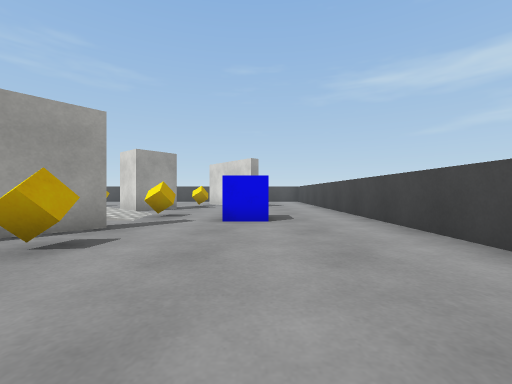
view 1 (above)

17 first-person views from a walk through a scene from a Unity 3-D project. The camera is 0.64 m above the floor, looks level and sees 90° across. The floor is counted in squares, 1 m on a side. Each view is taken from the middle of a square. On the plan, view 1 faces up. The plan holds only what a view shows up to about 9 squares ahead; the rest is blank. The player is left out. Surface patterns are stand-ins for the level's own textures.

view 2
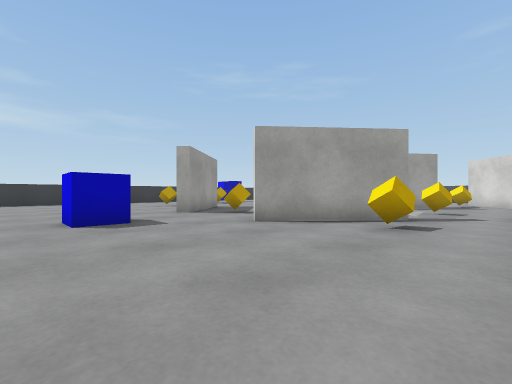

view 3
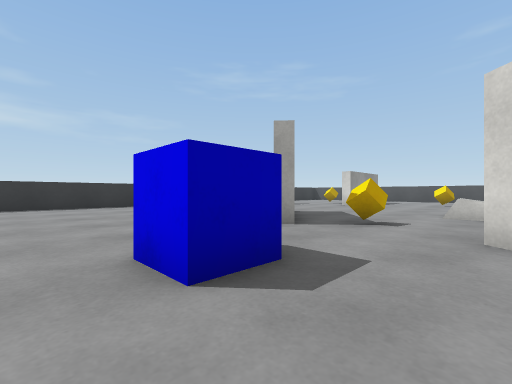

view 4
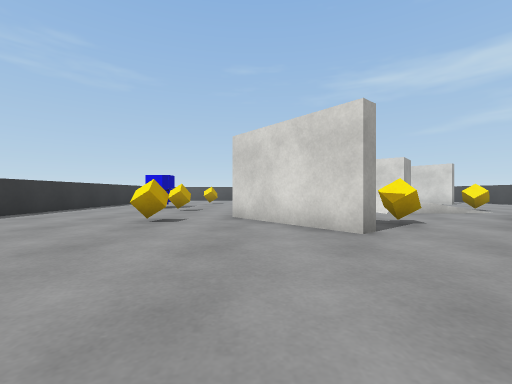

view 5
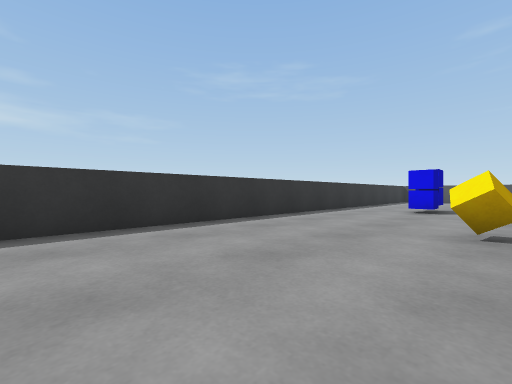

view 6
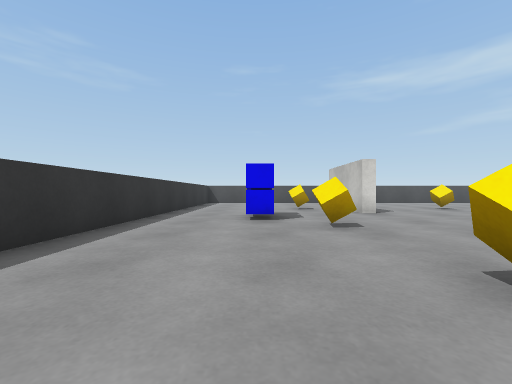

view 7
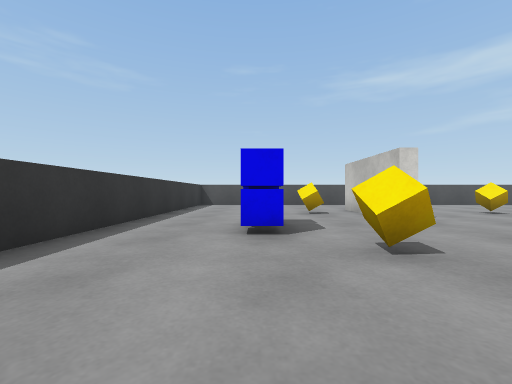

view 8
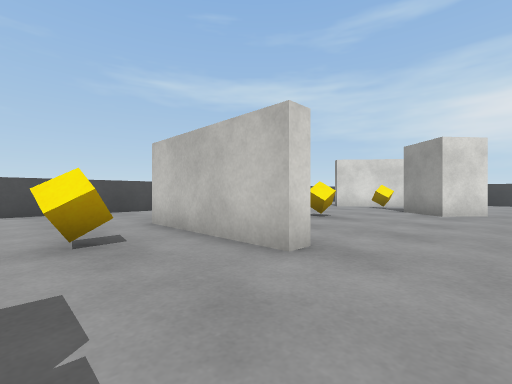

view 9
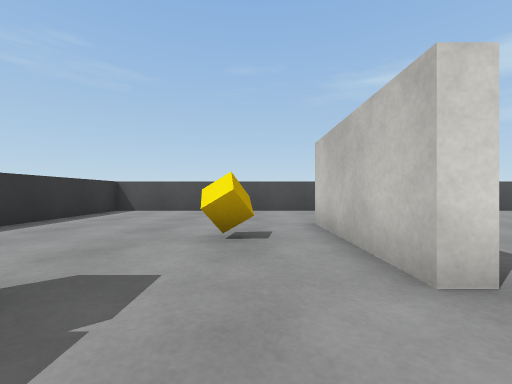

view 10
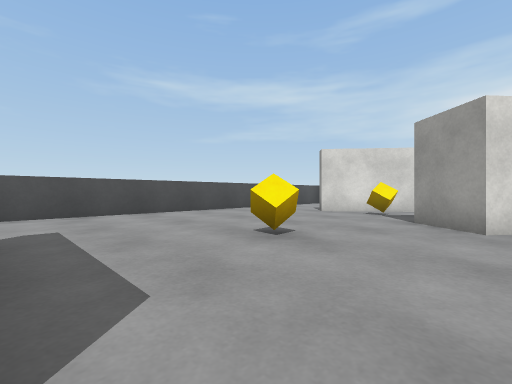

view 11
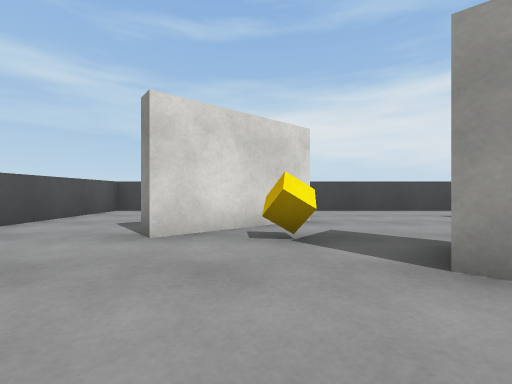

view 12
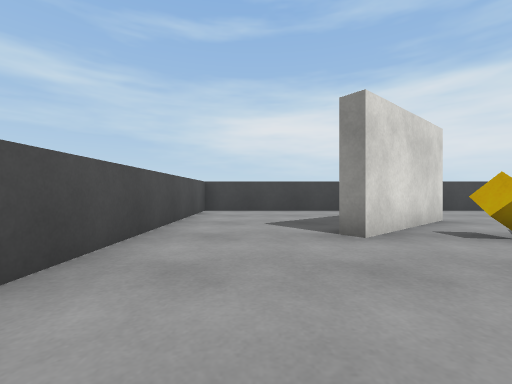

view 13
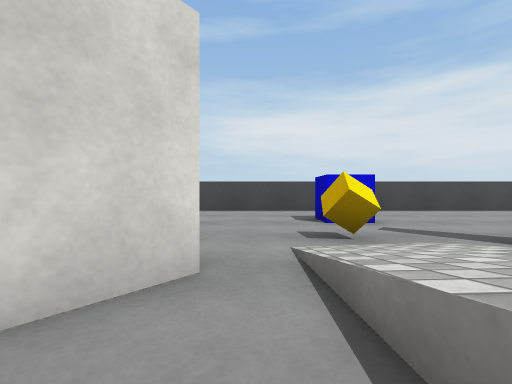

view 14
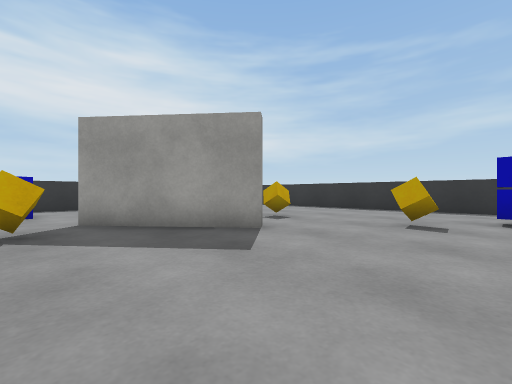

view 15
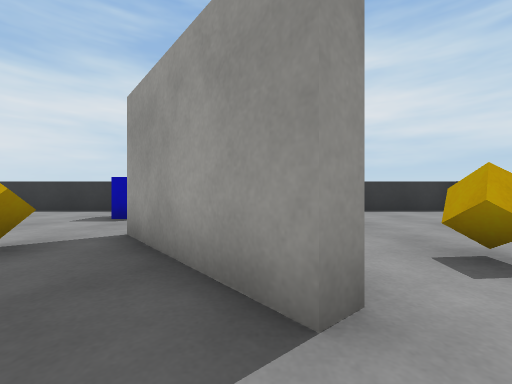

view 16
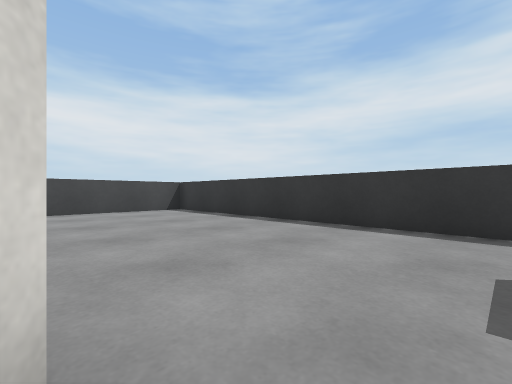

view 17
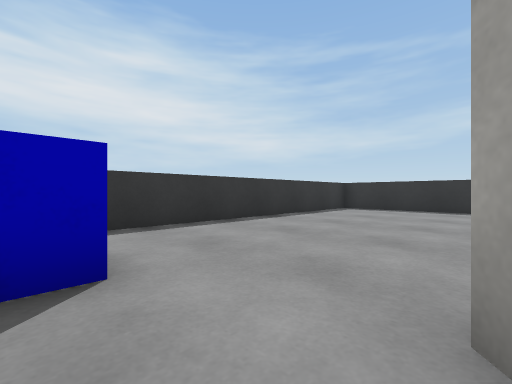

### Floor plan
Points are (right, up) in squares from view 1. A wall is a line through its corners. A room is listed if a view was taken in it or the views show most of it. See-through windows are left out.
Room 1 (views 1, 2, 3, 4, 5, 6, 7, 8, 9, 10, 11, 12, 13, 14, 15, 16, 17)
walls: (-10.3, 4.8) (-8.1, 2.1) (-8.4, 1.9) (-10.6, 4.6) (-10.3, 4.8); (-10.4, 9.7) (-10.8, 9.7) (-10.8, 13.2); (-2.7, 4.6) (-4.9, 1.9) (-5.3, 2.2); (-0.2, 10.7) (-2.4, 13.5) (-2.1, 13.8); (-6, -2.8) (2, -2.8); (2.8, 12.1) (2.8, 16.7) (-16.7, 16.7) (-16.7, -2.8) (-7.8, -2.8); (2.8, -2) (2.8, 10.2)
low walls: (-5.4, 5.5) (-6.1, 5.5) (-6.2, 6.4)
objects: other object (-14, 8); other object (-14, 9); other object (-13, 7); other object (-12, 4); other object (-12, 12); other object (-7, -1) to (-7, 0); other object (-7, 3); other object (-7, 12); other object (-5, 9) to (-3, 10); other object (-3, 3); other object (-3, 7); other object (-3, 12); other object (0, 6)

Positions as (right, up) in squares from view 1, and headings:
1: (0, 0), facing up
2: (-1, -2), facing up-left
3: (-5, -2), facing up-left
4: (-10, -2), facing up
5: (-12, -1), facing up-left
6: (-14, 2), facing up
7: (-14, 4), facing up
8: (-13, 8), facing up-right
9: (-12, 8), facing up
10: (-10, 9), facing up-right
11: (-6, 12), facing right
12: (-6, 15), facing right
13: (-6, 8), facing right
14: (-7, 8), facing down-left
15: (-10, 6), facing down
16: (-6, 2), facing down-right
17: (-7, 2), facing down-left
